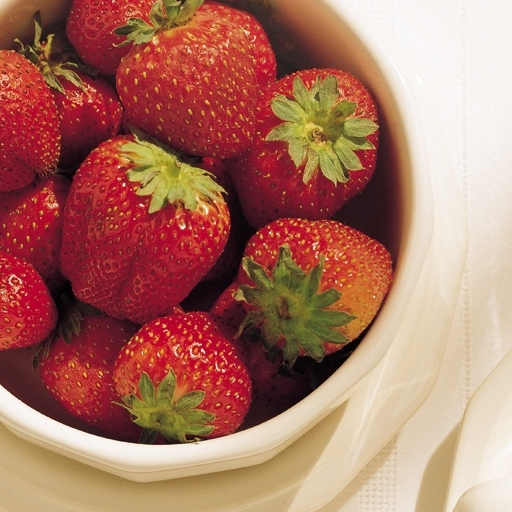
#> input picture Ex_Image_Processing/Ex5/fragole.jpg, 512 x 512 px
$ python ex_3_negativo.py
#> lines starting #> are read from the running program, lines starting #| are printed output that depends on the picture
# -*- coding: utf-8 -*-
"""
Created on Wed May 24 13:58:00 2023

@author: plett
"""

import numpy as np
import matplotlib.pyplot as plt
import skimage.io as io

plt.close('all')

x = io.imread('fragole.jpg')
#> x is the input picture: shape (512, 512, 3); mean R, G, B 171.3, 115.6, 99.6
x = np.float64(x)/255

y = 1 - x
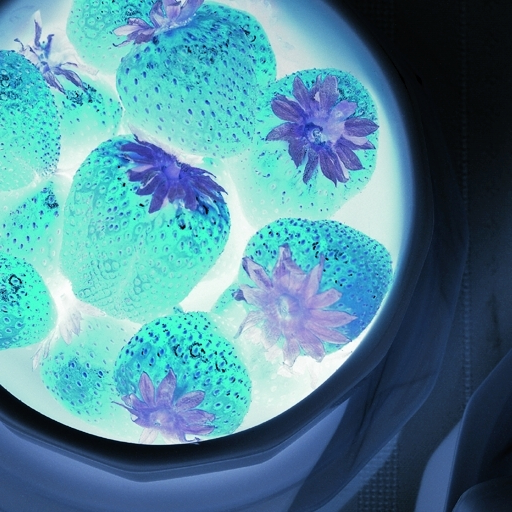
#> y: shape (512, 512, 3) float64; mean R, G, B 0.328, 0.547, 0.61

plt.subplot(1,2,1);
plt.imshow(x);
plt.title('Immagine Originale');
plt.subplot(1,2,2);
plt.imshow(y);
plt.title('Immagine Negata');
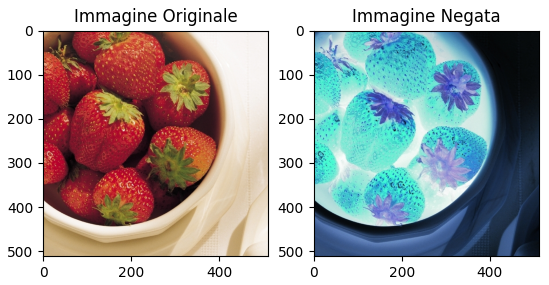
#> figure drawn by matplotlib, 2 panels

$ run again, with Ex_Image_Processing/Ex5/azzurro.jpg copied over Ex_Image_Processing/Ex5/fragole.jpg
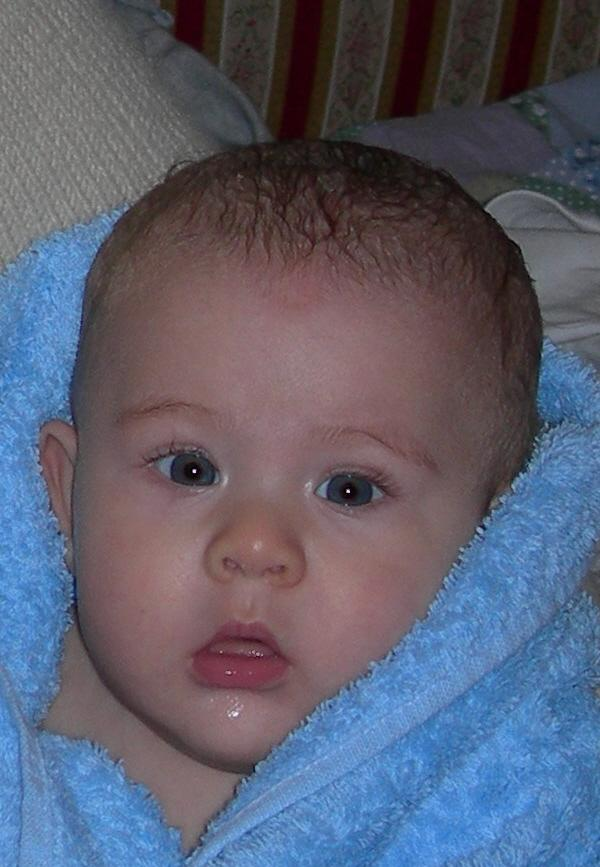
#> input picture Ex_Image_Processing/Ex5/azzurro.jpg, 600 x 867 px
#> x is the input picture: shape (867, 600, 3); mean R, G, B 91.6, 94.1, 111.2
#> `y = 1 - x`:
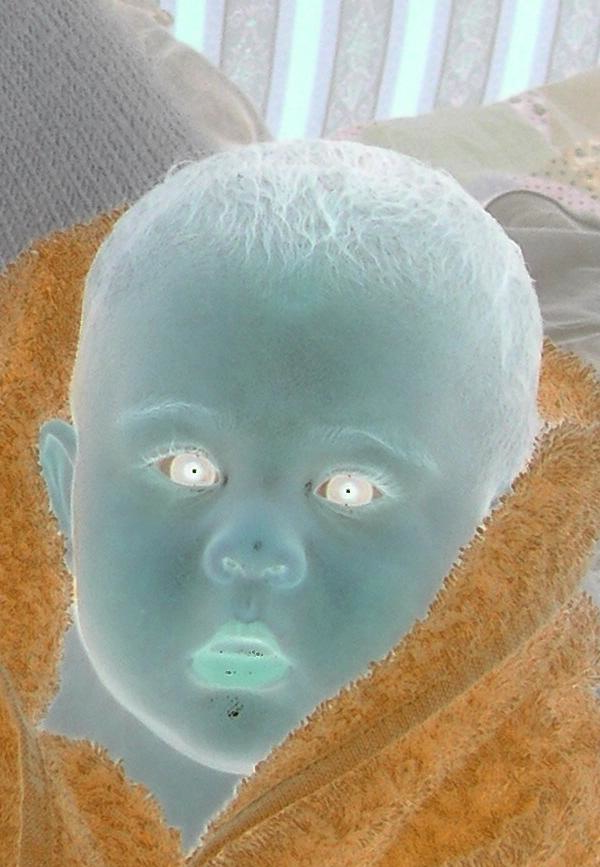
#> y: shape (867, 600, 3) float64; mean R, G, B 0.641, 0.631, 0.564
#> `plt.title('Immagine Negata');`:
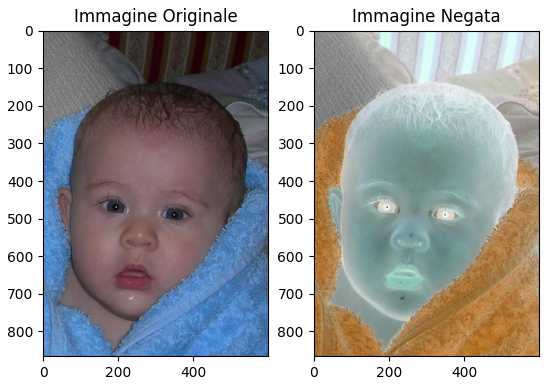
#> figure drawn by matplotlib, 2 panels

$ run again, with Ex_Image_Processing/Ex5/cubo.jpg copied over Ex_Image_Processing/Ex5/fragole.jpg
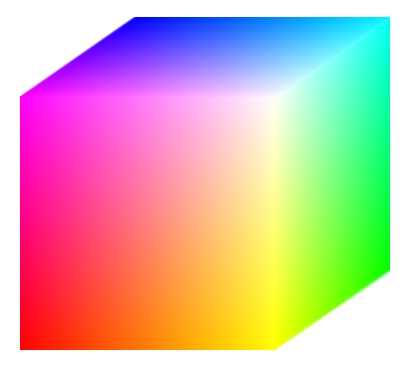
#> input picture Ex_Image_Processing/Ex5/cubo.jpg, 409 x 366 px
#> x is the input picture: shape (366, 409, 3); mean R, G, B 212.3, 181.4, 173.2
#> `y = 1 - x`:
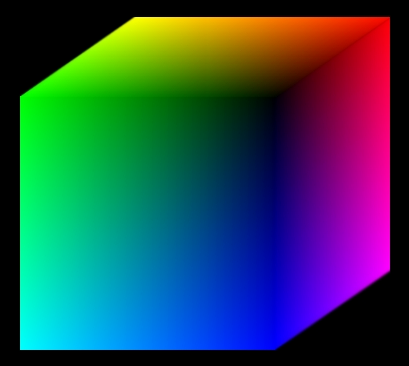
#> y: shape (366, 409, 3) float64; mean R, G, B 0.168, 0.289, 0.321
#> `plt.title('Immagine Negata');`:
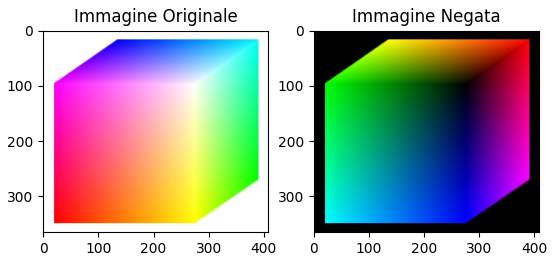
#> figure drawn by matplotlib, 2 panels
